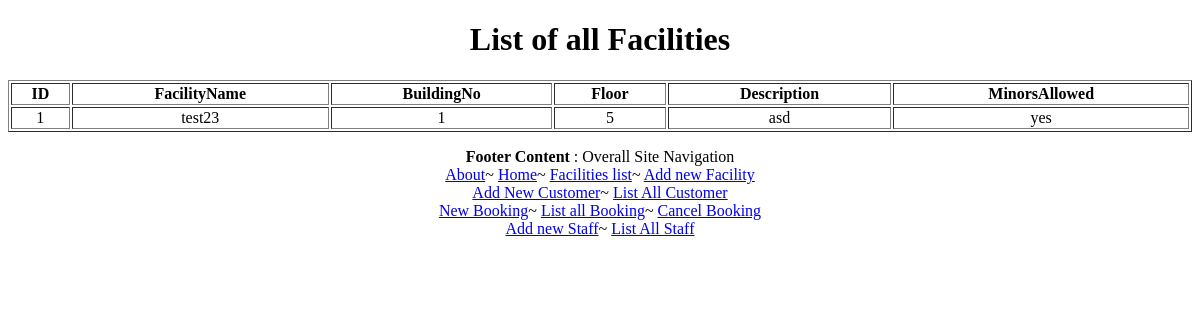
Before: /listFacilities/ with the older database file.
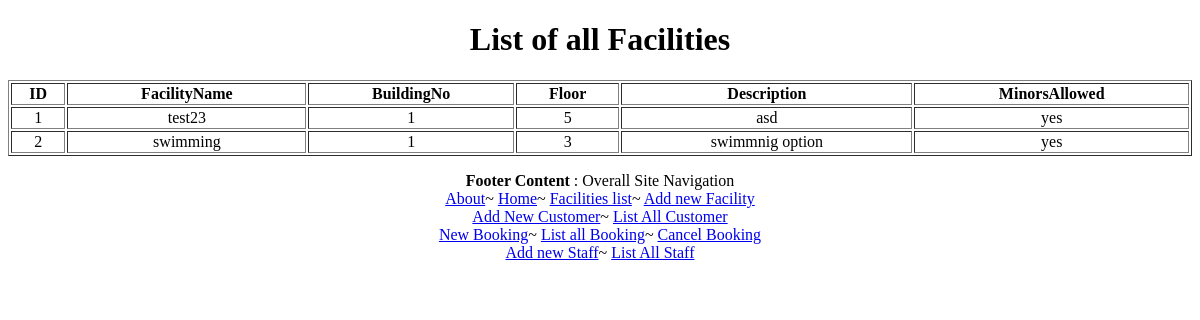
After: the same page with the newer database file.
### facilities/models.py (models this page shows)
class RegisterNewFacility(models.Model):
    FacilityName=models.TextField()
    BuildingNo=models.IntegerField()
    Floor=models.IntegerField()
    Description=models.TextField()
    MinorsAllowed=models.TextField()

### facilities/views.py (the view)
# urls.py: url(r'^listFacilities/$',listFacilities),
def listFacilities(request):
    obj=RegisterNewFacility.objects.all()
    context={'fobj':obj}
    return render(request,"facilities_overview.html",context)

### facilities/templates/facilities_overview.html (shortened to what this page needs)
<!DOCTYPE html>
<html>
<head>
</head>
<body style="text-align: center;">
    <h1>List of all Facilities</h1>
<table style="width:100%" border="1">
    <tr>
      <th>ID</th>
        <th>FacilityName</th>
      <th>BuildingNo</th>
      <th>Floor</th>
      <th>Description</th>
      <th>MinorsAllowed</th>
    </tr>
    {% for i in fobj %}
    <tr>
        <td>{{ i.id}}</td>
      <td>{{ i.FacilityName}}</td>
      <td>{{ i.BuildingNo}}</td>
      <td>{{ i.Floor}}</td>
      <td>{{ i.Description}}</td>
      <td>{{ i.MinorsAllowed}}</td>
    </tr>
    {% endfor %}
  </table>
<p>
    <div class="footer">
        {% include "footer.html" %}
        </div>
    </p>
</body>
</html>

Changed rows visible on the page:
added RegisterNewFacility: id "2", FacilityName "swimming", BuildingNo "1", Floor "3", Description "swimmnig option", MinorsAllowed "yes"
